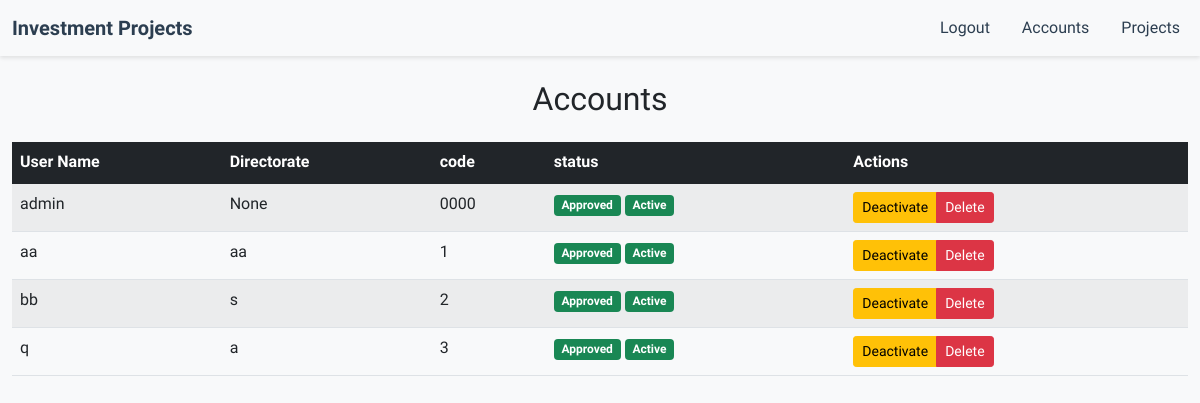
Page /admin (signed in) on the earlier database version.
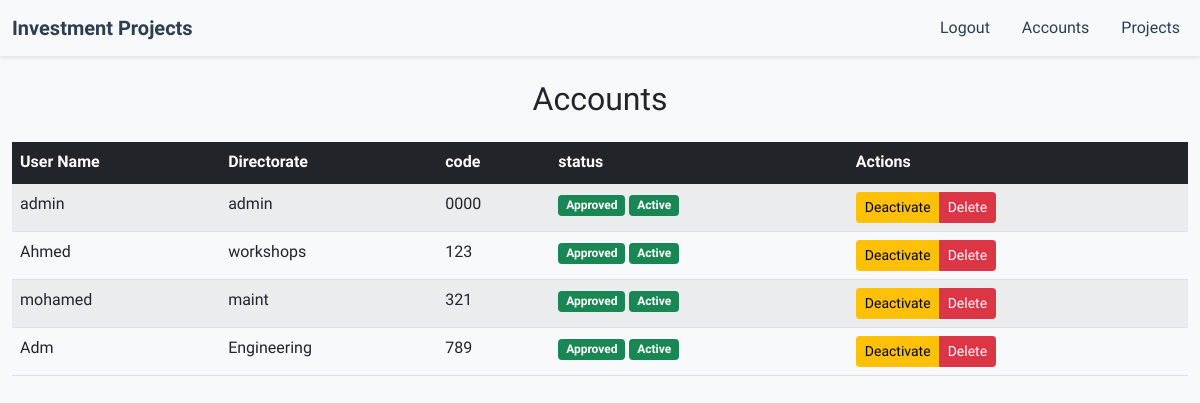
Same page on the later database version.
### models.py (models this page shows, shortened)
class User(UserMixin, db.Model):
    __tablename__ = 'user'  # Explicitly set the table name
    id = db.Column(db.Integer, primary_key=True)
    username = db.Column(db.String(80), unique=True, nullable=False)
    email = db.Column(db.String(120), unique=True, nullable=True)
    code = db.Column(db.String(20), nullable=False)
    directorate = db.Column(db.String(150), unique=True, nullable=True)
    password = db.Column(db.String(120), nullable=False)
    is_approved = db.Column(db.Boolean, default=False)  # For admin approval
    is_active = db.Column(db.Boolean, default=True)    # For user activation status
    projects = db.relationship('Project', backref='user', lazy=True, cascade='all, delete-orphan')

### routes.py (the view, shortened to what this page needs)
    @app.route('/admin', methods=['GET', 'POST'])
    @login_required
    def admin():
        if current_user.username != 'admin':
            flash('You do not have permission to access this page.', 'danger')
            return redirect(url_for('projects'))
        all_users = User.query.all()
        return render_template('admin.html', all_users=all_users)

### app.py (called while the page is built)
@login_manager.user_loader
def load_user(user_id):
    return User.query.get(int(user_id))

### templates/admin.html (shortened to what this page needs)
{% extends "base.html" %}
{% block content %}
<div class="row justify-content-center">
    <div class="col-md-12">
        <h2 class="text-center mb-4">Accounts</h2>
        <div class="table-responsive">
            <table class="table table-hover table-striped">
                <thead class="table-dark">
                    <tr>
                        <th>User Name</th>
                        <th>Directorate</th>
                        <th>code</th>
                        <th>status</th>
                        <th>Actions</th>
                    </tr>
                </thead>
                <tbody>
                    {% for user in all_users %}
                        <tr>
                            <td>{{ user.username }}</td>
                            <td>{{ user.directorate }}</td>
                            <td>{{ user.code }}</td>
                            <td>
                                {% if user.is_approved %}
                                    <span class="badge bg-success">Approved</span>
                                {% else %}
                                    <span class="badge bg-warning">Pending Approval</span>
                                {% endif %}
                                {% if user.is_active %}
                                    <span class="badge bg-success">Active</span>
                                {% else %}
                                    <span class="badge bg-danger">Inactive</span>
                                {% endif %}
                            </td>
                            <td>
                                <form method="POST" style="display: inline;">
                                    <div class="btn-group" role="group">
                                        {% if user.is_active %}
                                            <button type="submit" name="action" value="deactivate" class="btn btn-warning btn-sm">Deactivate</button>
                                        {% else %}
                                            <button type="submit" name="action" value="activate" class="btn btn-success btn-sm">Activate</button>
                                        {% endif %}
                                        <button type="submit" name="action" value="delete" class="btn btn-danger btn-sm">Delete</button>
                                    </div>
                                </form>
                            </td>
                        </tr>
                    {% else %}
                        <tr>
                            <td colspan="5" class="text-center text-muted py-4">No users found.</td>
                        </tr>
                    {% endfor %}
                </tbody>
            </table>
        </div>
    </div>
</div>
{% endblock %}

Differences in the rows shown:
changed User "admin": directorate "None" → "admin"
changed User: username "aa" → "Ahmed"; directorate "aa" → "workshops"; code "1" → "123"
changed User: username "bb" → "mohamed"; directorate "s" → "maint"; code "2" → "321"
changed User: username "q" → "Adm"; directorate "a" → "Engineering"; code "3" → "789"
